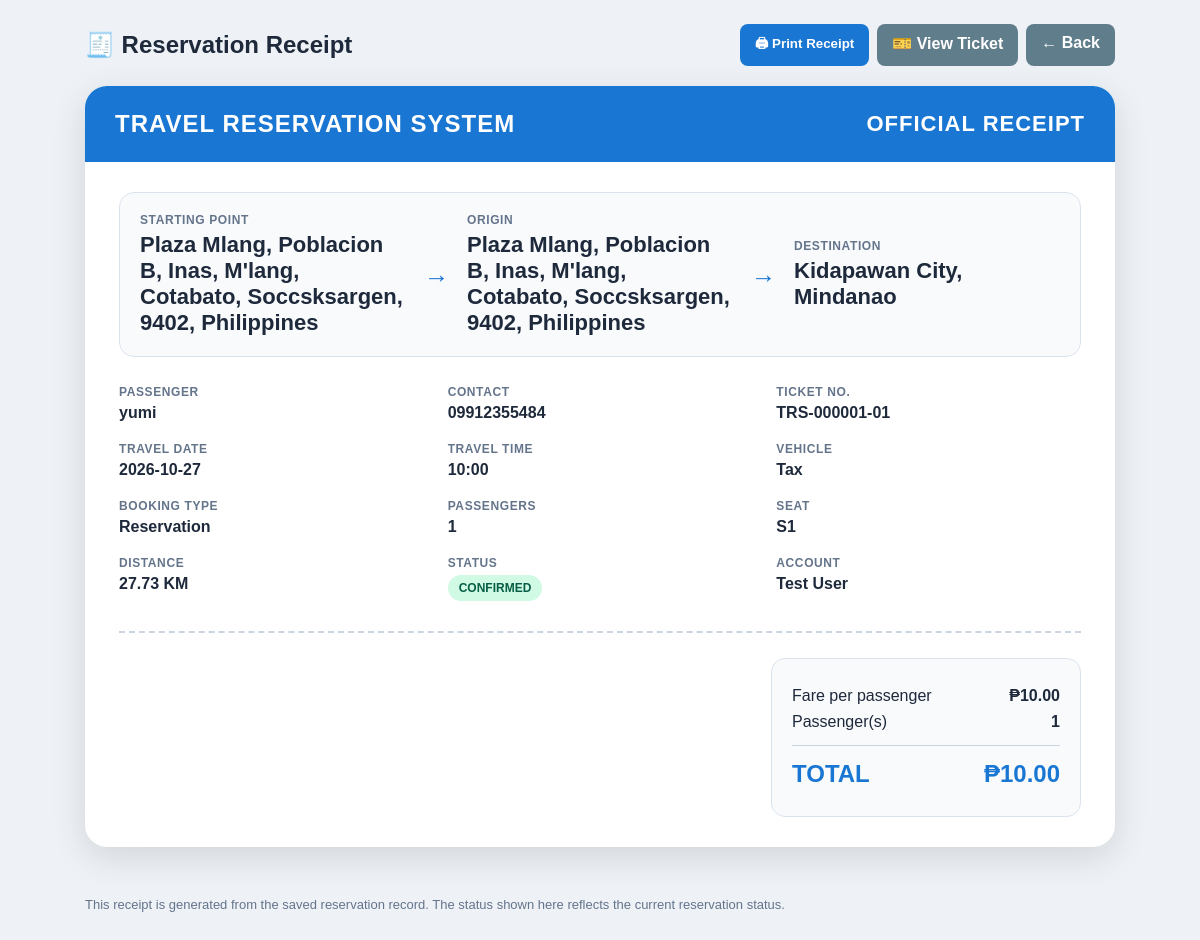
Page /receipt/TRS-000001-01 (signed in) on the earlier database version.
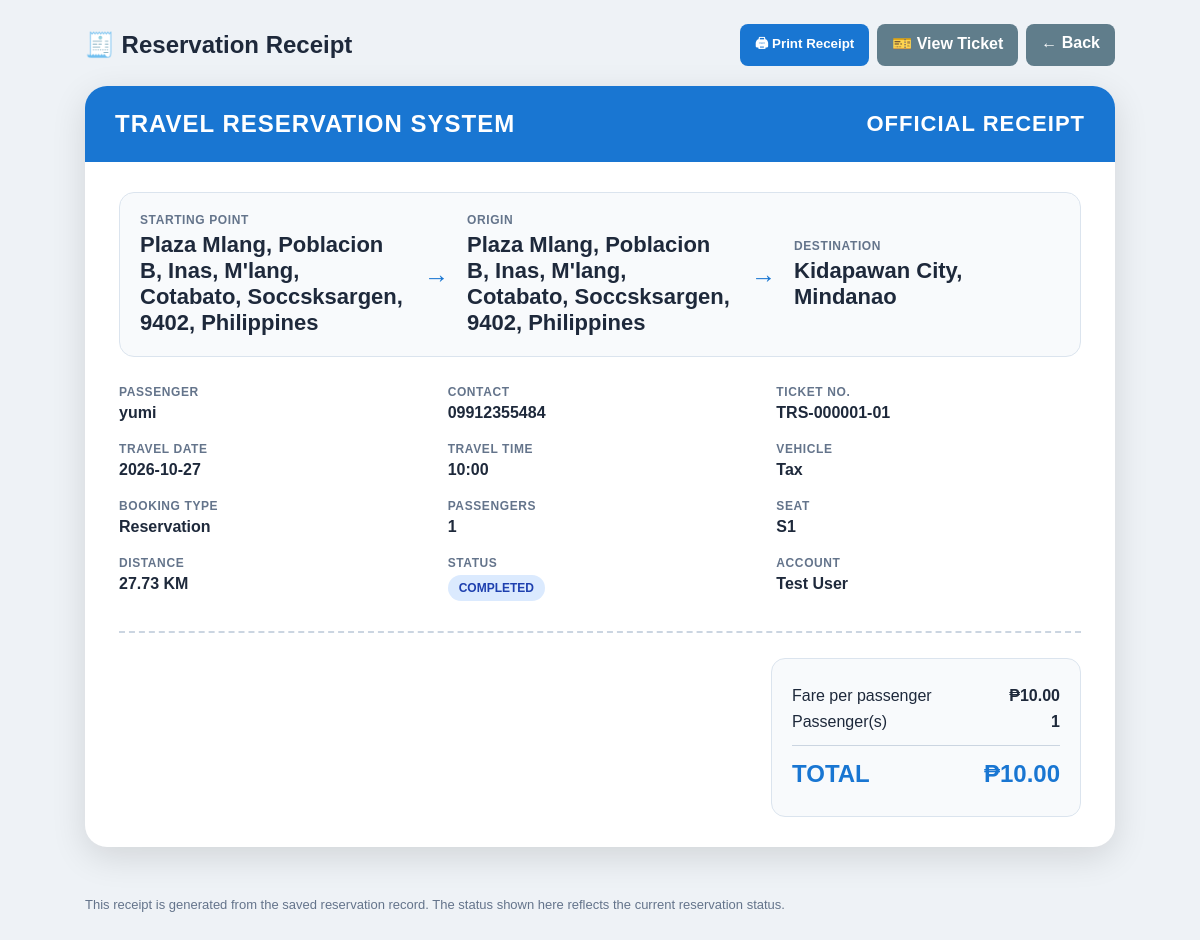
Same page on the later database version.
### tables this page shows
CREATE TABLE tickets (
            ticket_id INTEGER PRIMARY KEY AUTOINCREMENT,
            reservation_id INTEGER NOT NULL,
            user_id INTEGER NOT NULL,
            passenger_name TEXT NOT NULL,
            contact TEXT NOT NULL,
            starting_location TEXT NOT NULL,
            origin TEXT NOT NULL,
            destination TEXT NOT NULL,
            travel_date TEXT NOT NULL,
            travel_time TEXT NOT NULL,
            vehicle TEXT NOT NULL,
            seat_number TEXT NOT NULL,
            fare REAL DEFAULT 0,
            status TEXT DEFAULT 'Pending',
            booking_type TEXT,
            passengers INTEGER DEFAULT 1,
            ticket_number TEXT UNIQUE NOT NULL, vehicle_code TEXT,
            FOREIGN KEY (reservation_id)
                REFERENCES reservations(reservation_id),
            FOREIGN KEY (user_id)
                REFERENCES users(user_id)
        );

### TravelReservationSystem/app.py (the view)
@app.route("/receipt/<ticket_number>")
def view_receipt(ticket_number):
    if "user_id" not in session:
        return redirect(url_for("login"))
    conn = get_db()
    ticket = conn.execute(
        """
        SELECT
            t.*,
            r.distance AS distance,
            r.fare AS reservation_fare,
            u.full_name AS account_name,
            u.username
        FROM tickets t
        JOIN reservations r
            ON t.reservation_id = r.reservation_id
        JOIN users u
            ON t.user_id = u.user_id
        WHERE t.ticket_number = ?
        """,
        (ticket_number,)
    ).fetchone()
    conn.close()
    if not ticket:
        abort(404)
    if session.get("username") != "admin":
        if ticket["user_id"] != session.get("user_id"):
            flash(
                "You can only view your own receipt.",
                "error"
            )
            return redirect(url_for("dashboard"))
    return render_template(
        "receipt.html",
        ticket=ticket
    )

### TravelReservationSystem/app.py (called while the page is built)
def get_db():
    conn = sqlite3.connect(DATABASE, timeout=30)
    conn.row_factory = sqlite3.Row
    return conn

### TravelReservationSystem/templates/receipt.html (shortened to what the changed rows need)
<!DOCTYPE html>
<html lang="en">
<head>
</head>
<body>
<div class="topbar">
    <h2>🧾 Reservation Receipt</h2>
</div>
<div class="receipt-wrap">
    <div class="receipt">
        <div class="receipt-body">
            <div class="route">
                <div class="place">
                    <small>STARTING POINT</small>
                    <strong>{{ ticket.starting_location }}</strong>
                </div>
                <div class="place">
                    <small>ORIGIN</small>
                    <strong>{{ ticket.origin if ticket.origin else '—' }}</strong>
                </div>
                <div class="place">
                    <small>DESTINATION</small>
                    <strong>{{ ticket.destination }}</strong>
                </div>
            </div>
            <div class="info-grid">
                <div>
                    <span class="label">PASSENGER</span>
                    <div class="value">{{ ticket.passenger_name }}</div>
                </div>
                <div>
                    <span class="label">CONTACT</span>
                    <div class="value">{{ ticket.contact }}</div>
                </div>
                <div>
                    <span class="label">TICKET NO.</span>
                    <div class="value">{{ ticket.ticket_number }}</div>
                </div>
                <div>
                    <span class="label">TRAVEL DATE</span>
                    <div class="value">{{ ticket.travel_date }}</div>
                </div>
                <div>
                    <span class="label">TRAVEL TIME</span>
                    <div class="value">{{ ticket.travel_time }}</div>
                </div>
                <div>
                    <span class="label">VEHICLE</span>
                    <div class="value">{{ ticket.vehicle }}</div>
                </div>
                <div>
                    <span class="label">BOOKING TYPE</span>
                    <div class="value">{{ ticket.booking_type }}</div>
                </div>
                <div>
                    <span class="label">PASSENGERS</span>
                    <div class="value">{{ ticket.passengers }}</div>
                </div>
                <div>
                    <span class="label">SEAT</span>
                    <div class="value">{{ ticket.seat_number if ticket.seat_number else 'RIDE' }}</div>
                </div>
                <div>
                    <div class="value">
                        <span class="status {{ ticket.status|lower }}">
                            {{ ticket.status|upper }}
                        </span>
                    </div>
                </div>
            </div>
            <div class="summary">
                <div class="total-box">
                    <div class="total-row">
                        <span>Fare per passenger</span>
                        <strong>₱{{ '%.2f'|format(ticket.fare|float) }}</strong>
                    </div>
                    <div class="total-row">
                        <span>Passenger(s)</span>
                        <strong>{{ ticket.passengers }}</strong>
                    </div>
                </div>
            </div>
        </div>
    </div>
</div>
</body>
</html>

Differences in the rows shown:
changed tickets "Kidapawan City, Mindanao": status "CONFIRMED" → "COMPLETED"
